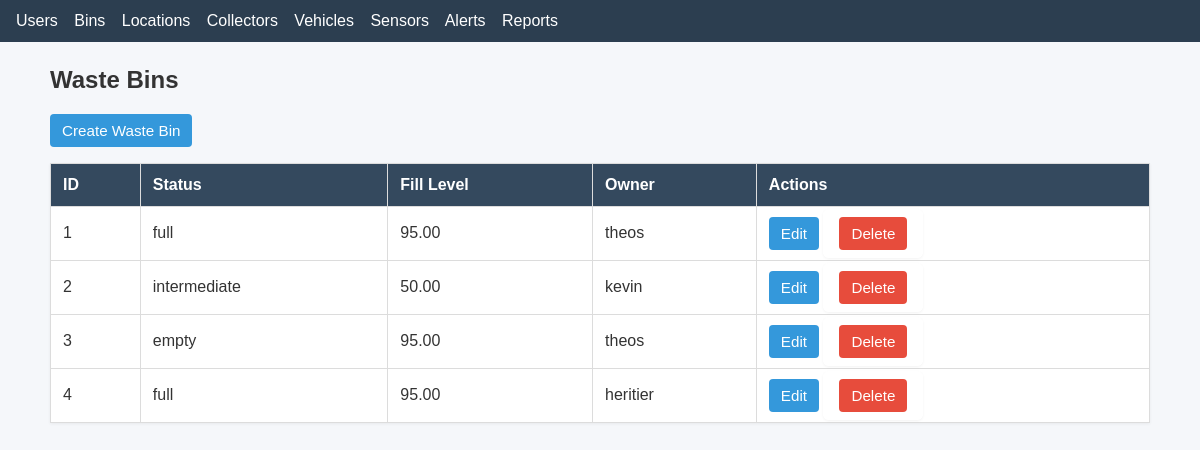
The page /bins/ on the database as committed earlier.
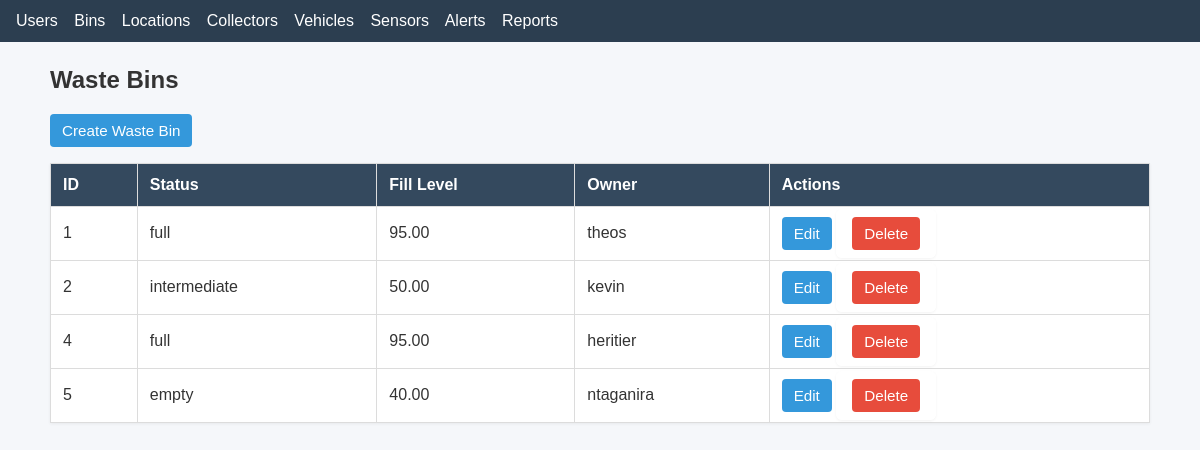
The same page on the database as committed later.
### stwms/models.py (models this page shows)
class WasteBin(models.Model):
    status_choices = [
        ('full','Full'),('intermediate','Intermediate'), ('empty', 'Empty'),('maintenance','Maintenance')
    ]
    WasteBin_id = models.CharField(max_length=10, primary_key=True)
    location = models.OneToOneField(Location, on_delete=models.SET_NULL, null=True)
    owner = models.ForeignKey(User, on_delete=models.CASCADE, related_name='owned_bins')
    fill_level = models.DecimalField(default=0, max_digits=5, decimal_places=2)
    status = models.CharField(max_length=50, choices=status_choices)
    last_updated = models.DateTimeField(auto_now=True)

### stwms/views.py (the view)
# urls.py: path('bins/', views.bin_list, name='bin_list'),
def bin_list(request):
    bins = WasteBin.objects.all()
    return render(request, "bin/bin_list.html", {"bins": bins})

### stwms/templates/bin/bin_list.html
{% extends "base.html" %}
{% block content %}
<h2>Waste Bins</h2>
<p><a class="btn" href="{% url 'stwms:bin_create' %}">Create Waste Bin</a></p>
<table>
    <thead>
        <tr><th>ID</th><th>Status</th><th>Fill Level</th><th>Owner</th><th>Actions</th></tr>
    </thead>
    <tbody>
    {% for bin in bins %}
        <tr>
            <td>{{ bin.WasteBin_id }}</td>
            <td>{{ bin.status }}</td>
            <td>{{ bin.fill_level }}</td>
            <td>{{ bin.owner.username }}</td>
            <td>
                <a class="btn" href="{% url 'stwms:bin_update' bin.WasteBin_id %}">Edit</a>
                <form style="display:inline" method="post" action="{% url 'stwms:bin_delete' bin.WasteBin_id %}">{% csrf_token %}
                    <button class="btn btn-danger" type="submit">Delete</button>
                </form>
            </td>
        </tr>
    {% empty %}
        <tr><td colspan="5">No bins found.</td></tr>
    {% endfor %}
    </tbody>
</table>
{% endblock %}

Rows that differ between the two databases and show on the page:
removed WasteBin: WasteBin_id "3", status "empty", fill_level "95.00", owner.username "theos"
added WasteBin: WasteBin_id "5", status "empty", fill_level "40.00", owner.username "ntaganira"
